Frame 1 (no input): blank canvas, image omitted
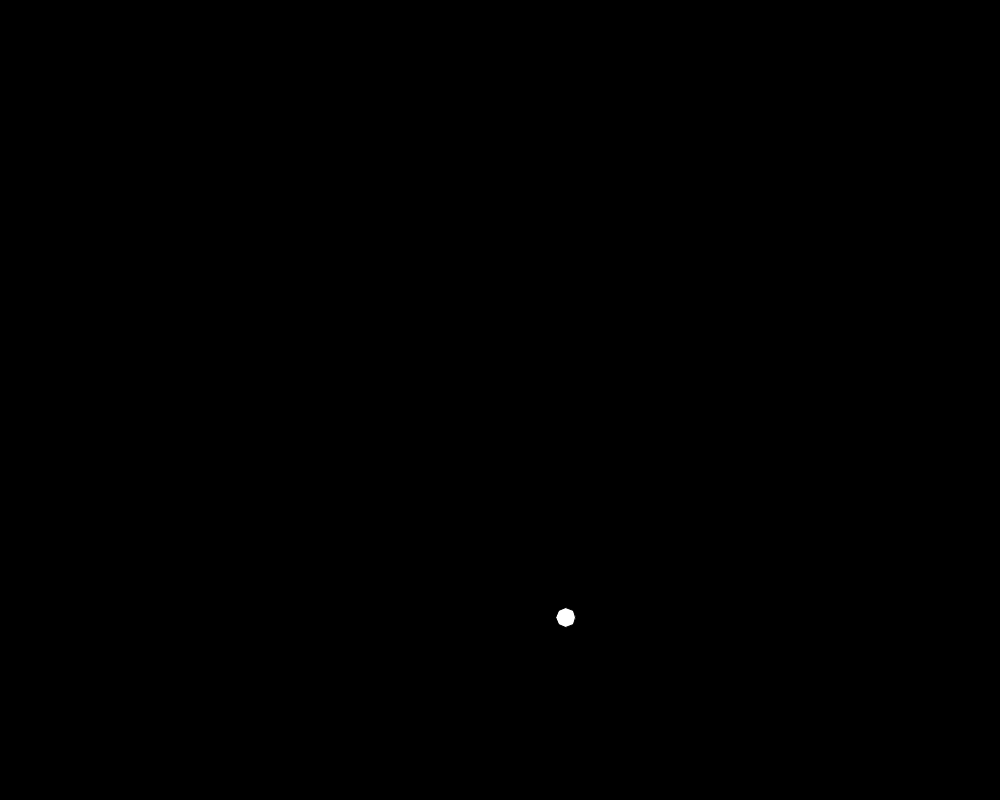
Frame 60 (the mouse pressed at the canvas centre just before this capture)
Frame 120 (the mouse held since frame 60 and released just before this capture): blank canvas, image omitted

The Processing sketch that drew this single still picture (run headless with seeded random() and noise(); from frame 60 on, the mouse is pressed at the canvas centre):

// Processing sketch: ParticleEngineI
// ── ParticleEngineI.pde
float x, y, radius;
float speedX, speedY;
float gravity = .83;
float damping = .75; //can simulate weight of objects via damping
float friction = .87;

void setup(){
  size(1000, 800);
  x = width/2;
  y = height/2;
  
  speedX = 1.2;
  speedY = 2.1;
  radius = 5;
}

void draw(){
  background(0);
  polygon(x, y, 5, 8, 2, color(255,0,0));
  x += speedX;
  speedY += gravity;
  y += speedY;
  checkCollisions();
}

void checkCollisions() {
  if (x > width - radius) {
    x = width - radius; // hack to ensure x doesnt fall through the floor
    speedX = speedX * -1;
  }
  
  if (x < radius) {
    x = radius;
    speedX = speedX * -1;
  }
  
  if (y > height - radius) {
    y = height - radius;
    speedY = speedY * -1;
    speedY *= damping;
    speedX *= friction;
  }
  
  if (y < radius) {
    y = radius;
    speedY = speedY * -1;
  }
    
  
  
  }

// ── polygon.pde
  void polygon(float x, float y, float radius,int sides,float strokeWt, color fillCol) {
     //local variables in this function hide the global ones because we are re-declaring them
     float theta  = 0;
     float rotAmount = TWO_PI/sides;
     //fill(fillCol);
     beginShape();
     float x2=0, y2=0;
     for(int i = 0; i < sides; i += 1 ) { 
       x2 = x + cos(theta)*radius*2;
       y2 = y + sin(theta)*radius*2;
       vertex(x2,y2);
       theta += rotAmount;
     }
     endShape(CLOSE);
  }
